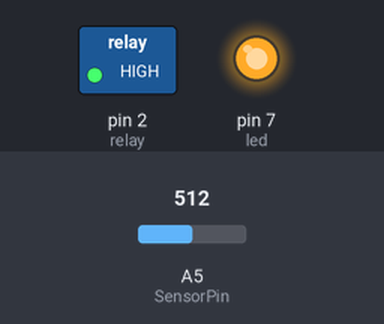
Recording of a sketch running on a simulated Arduino Uno, built with avr-gcc and run on an emulated ATmega328P. Shown: switched loads named in the sketch (green lamp = pin HIGH), output pins drawn as LEDs (lit = HIGH). The inputs (shaded band) are chosen by the test bench; at power-on: A5 (SensorPin) = 512.

Above: at 6.2 s.
6.3 s: A5 (SensorPin) set to 138
11.9 s: A5 (SensorPin) set to 119
At 15.8 s:
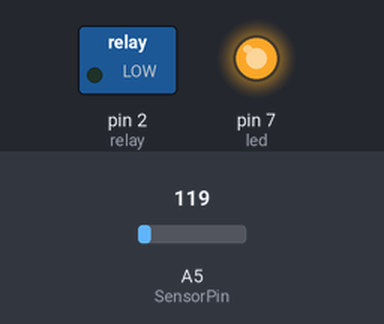
17.5 s: A5 (SensorPin) set to 306
At 18.2 s:
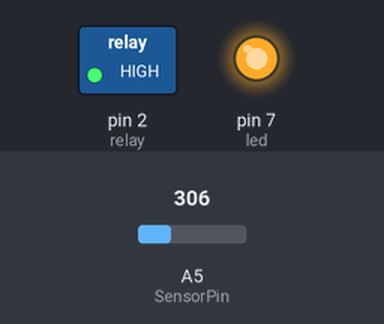
Timing chart, 0 to 20.5 s (numbered marks = the images above; inputs shaded):
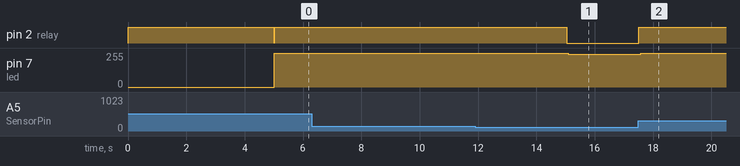

The sketch:

fume_e.ino
```cpp
/*Automatic Solder fume Extractor
 * BY
 * ABID HOSSAIN
 * The Fume Extracture turns on when it detects any somoke....
 *
*/

int SensorPin = A5;
int led = 7;
float SensorOut = 0;
float SensorVo = 0;
float Dust = 0;
float Voltage_noDust = 0.12; //calibrate by changing this
float K = 0.5;               //Sensitivity from the datasheet 0.5V/ugm/m^3
int relay= 2;

void setup()
{
 pinMode(led,OUTPUT);
 pinMode(relay,OUTPUT);
 Serial.begin(115200);
 delay(10);
 digitalWrite (relay, HIGH);
 delay(5000);
 digitalWrite (relay, LOW);

}

void loop()
{
  digitalWrite(led,LOW);          //turning on the led
  delayMicroseconds(280);         //wait for 0.28ms
  SensorOut = analogRead(SensorPin);    //read the sensor output voltage
  delayMicroseconds(50);                //wait for 50us
  digitalWrite(led,HIGH);               //turning off the led
  delayMicroseconds(9670);              //wait for (10000-280-50)=9670us
  SensorVo = SensorOut*(5.0/1024);      //calculating sensor output voltage
  Dust = (SensorVo-Voltage_noDust)*100/K;     //calculating Dust density(ugm)/m^3

  if ( Dust < 0)
  {
    Dust = 0.00;
  }
//Serial.println(Dust);
//delay(100);

if (Dust > 100){
 digitalWrite (relay, HIGH);
 delay(5000);
}
else {
 digitalWrite (relay, LOW);
}
}
```

Measured:
- the behaviour switches between 127 and 126 on A5 (SensorPin) (found by bisection; images 0 and 1)
- after the input at 11.9 s, pin 2 (relay): HIGH → LOW after 3.1 s; pin 7 (led): 255/255 → 244/255 after 3.2 s
- after the input at 17.5 s, pin 2 (relay): LOW → HIGH at once; pin 7 (led): 244/255 → 255/255 after 0.07 s
